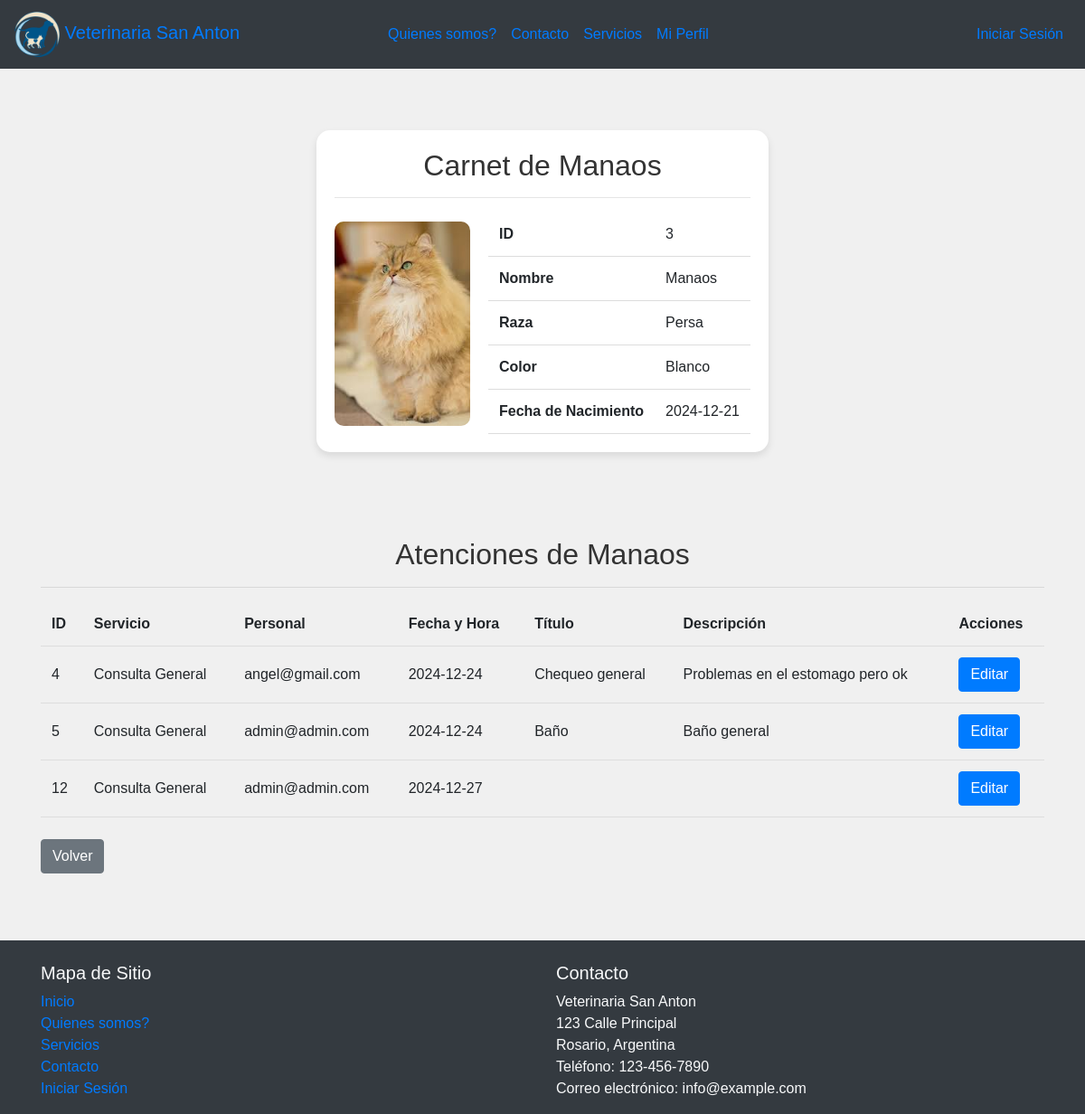
Screenshot of /generar_carnet.php?nombre_mascota=Manaos with the database file from the repository.
### tables this page shows
CREATE TABLE `mascotas` (
  `id` int(11) NOT NULL,
  `cliente_id` int(11) NOT NULL,
  `nombre` varchar(20) NOT NULL,
  `foto` varchar(100) NOT NULL,
  `raza` varchar(20) NOT NULL,
  `color` varchar(20) NOT NULL,
  `fecha_de_nac` date NOT NULL,
  `fecha_muerte` date NOT NULL
);

CREATE TABLE `atenciones` (
  `id` int(11) NOT NULL,
  `mascota_id` int(11) NOT NULL,
  `servicio_id` int(11) NOT NULL,
  `personal_id` int(11) NOT NULL,
  `fecha_hora` date NOT NULL,
  `titulo` varchar(20) NOT NULL,
  `descripcion` text NOT NULL
);

CREATE TABLE `servicios` (
  `id` int(11) NOT NULL,
  `nombre` varchar(20) NOT NULL,
  `tipo` varchar(20) NOT NULL,
  `precio` varchar(20) NOT NULL
);

CREATE TABLE `personal` (
  `id` int(11) NOT NULL,
  `email` varchar(20) NOT NULL,
  `clave` int(20) NOT NULL,
  `rol_id` int(11) NOT NULL,
  `nombre` varchar(20) NOT NULL,
  `apellido` varchar(20) NOT NULL
);

### generar_carnet.php (the view, shortened to what this page needs)
<?php
include 'conexion.php';
$nombre_mascota = isset($_POST['nombre_mascota']) ? $_POST['nombre_mascota'] : (isset($_GET['nombre_mascota']) ? $_GET['nombre_mascota'] : null);
$consulta_mascota = "SELECT * FROM mascotas WHERE nombre = '$nombre_mascota'";
$resultado_mascota = $conn->query($consulta_mascota);
if ($resultado_mascota->num_rows > 0) {
    $mascota = $resultado_mascota->fetch_assoc();
    $id_mascota = $mascota['id'];
    $consulta_atenciones = "SELECT * FROM atenciones WHERE mascota_id = '$id_mascota'";
    $resultado_atenciones = $conn->query($consulta_atenciones);
    echo "<!DOCTYPE html>";
    echo "<html lang='es'>";
    echo "<head>";
    echo "<link type='text/css' rel='stylesheet' href='https://maxcdn.bootstrapcdn.com/bootstrap/4.0.0/css/bootstrap.min.css'>";
    echo "</head>";
    echo "<body><nav class='navbar navbar-expand-lg  bg-dark '>
  <a class='navbar-brand' href='pagina.html'>
      <img src='imagenes/logovet.png' alt='Logo' width='50' height='50'>
        Veterinaria San Anton
    </a>
  <button class='navbar-toggler' type='button' data-toggle='collapse' data-target='#navbarNav' aria-controls='navbarNav' aria-expanded='false' aria-label='Toggle navigation'>
    <span class='navbar-toggler-icon'></span>
  </button>
  <div class='collapse navbar-collapse' id='navbarNav'>
    <ul class='navbar-nav mx-auto' >
      <li class='nav-item'>
        <a class='nav-link' href='quienes-somos.html'>Quienes somos?</a>
      </li>
      <li class='nav-item'>
        <a class='nav-link' href='contacto.html'>Contacto</a>
      </li>
      <li class='nav-item'>
        <a class='nav-link' href='servicios.html'>Servicios</a>
      </li>
      <li class='nav-item'>
        <a class='nav-link' href='gestionar-mi-perfil.php'>Mi Perfil</a>
      </li>
    </ul>
    <ul class='navbar-nav ml-auto'>
      <li class='nav-item'>
        <a class='nav-link' href='login.html'>Iniciar Sesión</a>
      </li>
    </ul>
  </div>
</nav>
<br><br>";
    echo "<div class='carnet'>";
    echo "<h2>Carnet de {$mascota['nombre']}</h2><hr>";
    echo "<div class='info'>";
    echo "<img src='{$mascota['foto']}' alt='Foto de {$mascota['nombre']}'>";
    echo "<table>";
    echo "<tr><th>ID</th><td>" . $mascota['id'] . "</td></tr>";
    echo "<tr><th>Nombre</th><td>" . $mascota['nombre'] . "</td></tr>";
    echo "<tr><th>Raza</th><td>" . $mascota['raza'] . "</td></tr>";
    echo "<tr><th>Color</th><td>" . $mascota['color'] . "</td></tr>";
    echo "<tr><th>Fecha de Nacimiento</th><td>" . $mascota['fecha_de_nac'] . "</td></tr>";
    echo "</table>";
    echo "</div>";
    echo "</div> <br>";
    echo "<div class=' container atenciones'>";
    echo "<h2>Atenciones de {$mascota['nombre']}</h2><hr>";
if ($resultado_atenciones->num_rows > 0) {
    echo "<table>";
    echo "<tr><th>ID</th><th>Servicio</th><th>Personal</th><th>Fecha y Hora</th><th>Título</th><th>Descripción</th><th>Acciones</th></tr>";
    while ($atencion = $resultado_atenciones->fetch_assoc()) {
        echo "<tr>";
        echo "<td>" . $atencion['id'] . "</td>";
        echo "<td>" . obtenerNombreServicio($atencion['servicio_id'], $conn) . "</td>";
        echo "<td>" . obtenerNombrePersonal($atencion['personal_id'], $conn) . "</td>";
        echo "<td>" . $atencion['fecha_hora'] . "</td>";
        echo "<td>" . $atencion['titulo'] . "</td>";
        echo "<td>" . $atencion['descripcion'] . "</td>";
        if (!empty($mascota['fecha_muerte']) && $mascota['fecha_muerte'] != '0000-00-00') {
          echo "<td><a href='editar_atencion.php?id=" . $atencion['id'] . "' class = 'btn btn-primary disabled'>Editar</a></td>";
        } else {
          echo "<td><a href='editar_atencion.php?id=" . $atencion['id'] . "' class = 'btn btn-primary'>Editar</a></td>";
        }
        echo "</tr>";
    }
    echo "</table>";
} else {
    echo "<p>No hay atenciones registradas para esta mascota.</p>";
}
    echo "<br><a href='gestionar-mi-perfil.php' class='btn btn-secondary'>Volver</a></div><br>
    <footer class='footer bg-dark text-light'>
  <div class='container'>
    <div class='row'>
      <div class='col-md-6'>
        <br>
        <h5>Mapa de Sitio</h5>
        <ul class='list-unstyled'>
          <li><a href='pagina.html'>Inicio</a></li>
          <li><a href='quienes-somos.html'>Quienes somos?</a></li>
          <li><a href='servicios.html'>Servicios</a></li>
          <li><a href='contacto.html'>Contacto</a></li>
          <li><a href='login.html'>Iniciar Sesión</a></li>
        </ul>
      </div>
      <div class='col-md-6'>
        <br>
        <h5>Contacto</h5>
        <address>
          Veterinaria San Anton<br>
          123 Calle Principal<br>
          Rosario, Argentina<br>
          Teléfono: 123-456-7890<br>
          Correo electrónico: info@example.com
        </address>
      </div>
    </div>
  </div>
</footer>";
    echo "</body>";
    echo "</html>";
} else {
    echo "<script>alert('No se encontró la mascota con el nombre proporcionado.'); window.location.href = 'consultar_carnet.html';</script>";
}
function obtenerNombreServicio($servicio_id, $conn) {
    $consulta = "SELECT nombre FROM servicios WHERE id = '$servicio_id'";
    $resultado = $conn->query($consulta);
    if ($resultado->num_rows > 0) {
        $servicio = $resultado->fetch_assoc();
        return $servicio['nombre'];
    } else {
        return "Desconocido";
    }
}
function obtenerNombrePersonal($personal_id, $conn) {
    $consulta = "SELECT email FROM personal WHERE id = '$personal_id'";
    $resultado = $conn->query($consulta);
    if ($resultado->num_rows > 0) {
        $personal = $resultado->fetch_assoc();
        return $personal['email'];
    } else {
        return "Desconocido";
    }
}
?>

### generar_carnet.php (style rules this page uses)
body { font-family: 'Arial', sans-serif; background-color: #f0f0f0; }
.carnet { width: 500px; margin: 20px auto; padding: 20px; background-color: #fff; box-shadow: 0 4px 8px rgba(0,0,0,0.1); border-radius: 15px; }
.carnet h2 { text-align: center; color: #333; }
.carnet .info { display: flex; align-items: center; }
.carnet img { max-width: 150px; height: auto; border-radius: 10px; margin-right: 20px; }
.carnet table { width: 100%; }
.carnet th, .carnet td { padding: 12px; text-align: left; border-bottom: 1px solid #ddd; }
.atenciones { margin-top: 20px; }
.atenciones h2 { text-align: center; color: #333; }
.atenciones table { width: 100%; }
.atenciones th, .atenciones td { padding: 12px; text-align: left; border-bottom: 1px solid #ddd; }
.container { margin-top: 50px; }

### rows the page displays
mascotas: nombre "Manaos", foto (picture), id "3", raza "Persa", color "Blanco", fecha_de_nac "2024-12-21"
atenciones: id "4", servicio.nombre "Consulta General", personal.email "angel@gmail.com", fecha_hora "2024-12-24", titulo "Chequeo general", descripcion "Problemas en el estomago pero ok"
atenciones: id "5", servicio.nombre "Consulta General", personal.email "admin@admin.com", fecha_hora "2024-12-24", titulo "Baño", descripcion "Baño general"
atenciones: id "12", servicio.nombre "Consulta General", personal.email "admin@admin.com", fecha_hora "2024-12-27"
